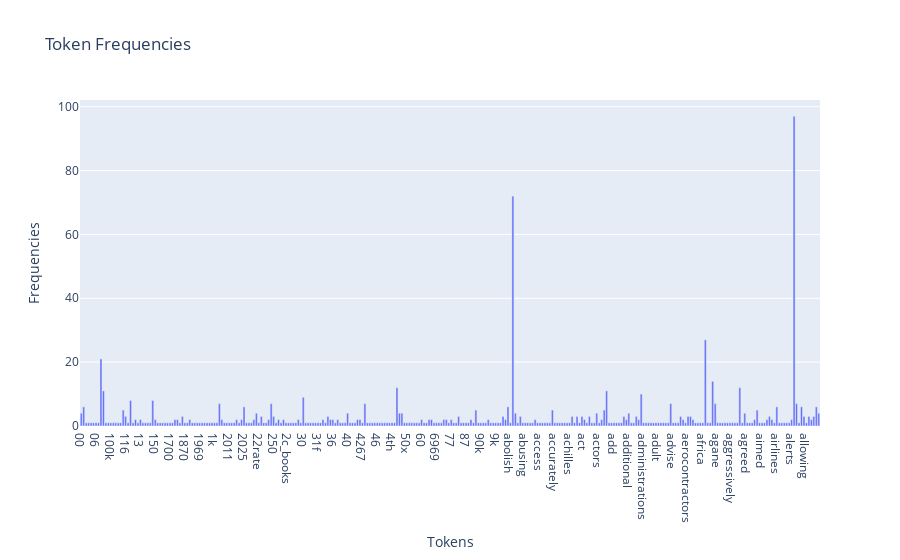

The code cell stored with this chart in its notebook:
### Markdown cell above
### Transform Text Data

### Code cell
new_data_set_term_frequencies = np.asarray(new_data_set_counts.sum(axis=0))[0]
g = px.bar(x=count_vect_new_data_set.get_feature_names_out()[:300], 
            y=new_data_set_term_frequencies[:300],title="Token Frequencies",labels = {"x":"Tokens","y":"Frequencies"})
g.show()

### Figure 1 — Plotly figure (JSON) as saved in the notebook; plotly's stock layout.template omitted (floating-point values rounded to 4 significant figures; data arrays with more than 128 entries replaced by an {"elided": "..."} marker saying what was removed)
{"data": [{"hovertemplate": "Tokens=%{x}<br>Frequencies=%{y}<extra></extra>", "legendgroup": "", "marker": {"color": "#636efa", "pattern": {"shape": ""}}, "name": "", "orientation": "v", "showlegend": false, "textposition": "auto", "type": "bar", "x": {"elided": "300 str values"}, "xaxis": "x", "y": {"elided": "300 int values"}, "yaxis": "y"}], "layout": {"barmode": "relative", "legend": {"tracegroupgap": 0}, "title": {"text": "Token Frequencies"}, "xaxis": {"anchor": "y", "domain": [0, 1], "title": {"text": "Tokens"}}, "yaxis": {"anchor": "x", "domain": [0, 1], "title": {"text": "Frequencies"}}}}
